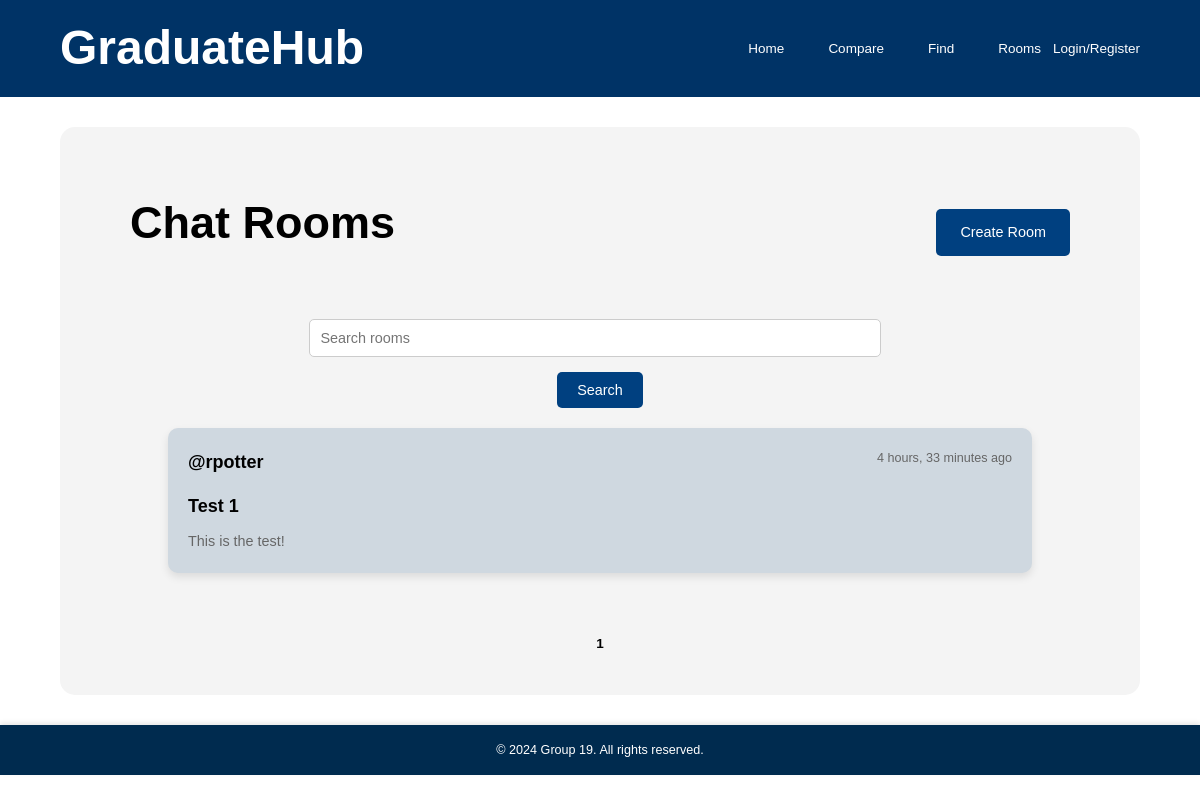
The app's page /rooms/, older data.
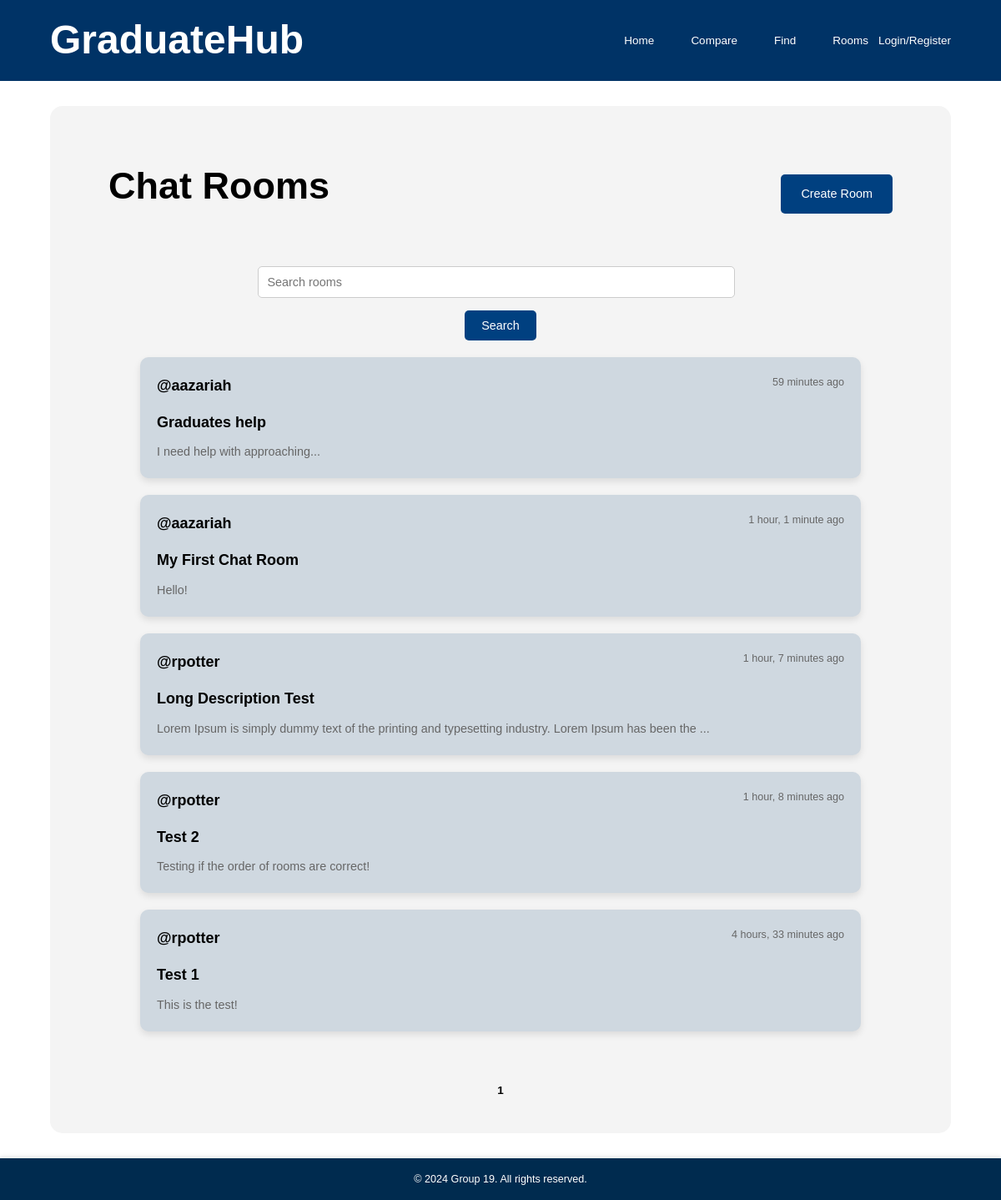
The same page, newer data.
### base/models.py (models this page shows, shortened)
class Room(models.Model):
    name = models.CharField(max_length=255)
    description = models.TextField(blank=True, null=True)
    creator = models.ForeignKey(User, on_delete=models.CASCADE, related_name="rooms_created")
    created_at = models.DateTimeField(auto_now_add=True)

### base/views.py (the view)
# urls.py: path('rooms/', views.room_list, name='room_list'),
def room_list(request):
    query = request.GET.get('q', '')  # Get the search query from GET
    rooms = Room.objects.all()
    if query:
        rooms = rooms.filter(name__icontains=query) | rooms.filter(description__icontains=query)
    rooms = rooms.order_by('-created_at')
    paginator = Paginator(rooms, 5)  # 5 rooms per page
    page = request.GET.get('page')
    rooms_paginated = paginator.get_page(page)
    context = {
        'rooms': rooms_paginated,
        'query': query,
    }
    return render(request, 'base/room_list.html', context)

### base/templates/base/room_list.html (shortened to what this page needs)
{% extends 'main.html' %}
{% block content %}
<div class="room-list-container">
    <div class="room-list-header">
        <h2 class="room-list-title">Chat Rooms</h2>
        <a href="{% url 'create_room' %}" class="btn btn-primary">Create Room</a>
    </div>
    <div class="search-container">
        <form method="GET" action="{% url 'room_list' %}" class="search-form">
            <input type="text" name="q" value="{{ query }}" placeholder="Search rooms">
            <button type="submit" class="btn btn-search">Search</button>
        </form>
    </div>
    <ul class="room-list">
        {% for room in rooms %}
            <li class="room-item">
                <a href="{% url 'chatroom' room.id %}" class="room-link">
                    <div class="room-header">
                        <p class="room-name">@{{ room.creator.username }}</p>
                        <p class="room-time">{{ room.created_at|timesince }} ago</p>
                    </div>
                    <h3 class="room-name">{{ room.name }}</h3>
                    <p class="room-description">
                        {% if room.description|length > 100 %}
                            {{ room.description|slice:":100" }}...
                        {% else %}
                            {{ room.description }}
                        {% endif %}
                    </p>
                </a>
            </li>
        {% endfor %}
    </ul>
    <div class="pagination">
        {% for num in rooms.paginator.page_range %}
            {% if rooms.number == num %}
                <strong class="current-page">{{ num }}</strong>
            {% else %}
                <a href="?page={{ num }}&q={{ query }}" class="pagination-btn">{{ num }}</a>
            {% endif %}
        {% endfor %}
    </div>
</div>
{% endblock content %}

### templates/main.html (shortened to what this page needs)
<!DOCTYPE html>
{% load static %}
<html lang="en">
  <head>
    <link rel="stylesheet" href="{% static 'styles/style.css' %}" />
  </head>
  <body>
    {% include 'navbar.html' %}
    {% block content %}
    {% endblock content %}
    <footer>
      <div class="footer-content">
          <p>&copy; 2024 Group 19. All rights reserved.</p>
      </div>
    </footer>
  </body>
</html>

### templates/navbar.html
<header>
    <div class="container header-container">
        <a href="{% url 'home' %}" class="header__logo">
            <h1>GraduateHub</h1>
        </a>
        <nav>
            <div class="navbar">
                <ul class="navbar-links">
                    <li><a href="{% url 'home' %}">Home</a></li>
                    <li><a href="{% url 'compare' %}">Compare</a></li>
                    <li><a href="{% url 'find' %}">Find</a></li>
                    <li><a href="{% url 'room_list' %}">Rooms</a></li>
                </ul>
                {% if user.is_authenticated %}
                <div class="dropdown">
                    <a href="#" id="profileToggle">{{ user.username }}</a>
                    <div id="profileDropdown" class="dropdown-menu">
                        <a href="{% url 'profile' %}" class="dropdown-item">Profile</a>
                        <a href="{% url 'logout' %}" class="dropdown-item">Logout</a>
                    </div>
                </div>
                {% else %}
                <a href="{% url 'login_register' %}">Login/Register</a>
                {% endif %}
            </div>
        </nav>
    </div>
  </header>

### static/styles/style.css (style rules this page uses)
* { font-family: sans-serif; margin: 0; padding: 0; box-sizing: border-box; text-rendering: optimizeLegibility; }
html { font-size: 56.25%; }
body { min-height: 100vh; line-height: 1.6; font-weight: 400; font-size: 1.5rem; color: black; background-color: white; }
a { display: inline-block; color: white; text-decoration: none; }
.container { max-width: 120rem; width: 90%; margin: auto; }
header { background-color: #003366; padding: 10px 0px; }
.header-container { display: flex; justify-content: space-between; align-items: center; }
.header__logo { text-decoration: none; color: white; font-size: 24px; font-weight: bold; }
.header__logo h1 { margin: 0; }
nav .navbar { display: flex; align-items: center; }
.navbar-links { list-style-type: none; padding: 0; margin: 0; display: flex; gap: 20px; }
.navbar-links li { list-style: none; }
.navbar-links a { text-decoration: none; color: white; font-weight: 500; padding: 8px 12px; transition: color 0.3s ease; }
footer { background-color: #002b4f; color: white; text-align: center; padding: 15px 0; position: relative; bottom: 0; width: 100%; font-size: 1.4rem; box-shadow: 0 -2px 5px rgba(0, 0, 0, 0.1); }
footer .footer-content { max-width: 1200px; margin: 0 auto; }
footer .footer-content p { margin: 0; }
.room-list-container { padding: 40px 5%; text-align: center; background-color: #f4f4f4; border-radius: 15px; margin: 30px auto; max-width: 120rem; width: 100%; display: flex; justify-content: center; align-items: center; flex-direction: column; }
.room-list-container h2 { font-size: 5rem; color: black; margin-bottom: 20px; }
.room-list-title { font-size: 3rem; font-weight: bold; margin-left: 10px; margin-bottom: 30px; }
.btn-primary { padding: 12px 24px; margin-right: 10px; font-size: 1.6rem; color: white; background-color: #004080; border-radius: 5px; transition: background-color 0.3s ease; text-decoration: none; }
.room-list { list-style-type: none; text-align: center; padding: 0; margin: 20px 0; flex-grow: 1; width: 100%; }
.room-list-header { display: flex; justify-content: space-between; align-items: center; margin: 20px 0; width: 100%; }
.room-item { background-color: #cfd8e0; color: black; padding: 20px; margin-bottom: 20px; border-radius: 10px; box-shadow: 0 4px 8px rgba(0, 0, 0, 0.1); max-width: 90%; margin-left: auto; margin-right: auto; display: flex; flex-direction: column; }
.room-header { display: flex; justify-content: space-between; align-items: flex-start; margin-bottom: 15px; }
.room-name { font-size: 2rem; font-weight: bold; color: black; text-decoration: none; transition: color 0.3s ease; text-align: left; }
.room-time { font-size: 1.4rem; color: #666; text-align: right; }
.room-description { font-size: 1.6rem; color: #666; margin-top: 10px; line-height: 1.6; text-align: left; }
.pagination { text-align: center; margin-top: 20px; }
.current-page { font-weight: bold; }
form { display: flex; flex-direction: column; gap: 15px; width: 100%; }
form button { padding: 8px 16px; font-size: 1.4rem; background-color: #004080; color: white; border-radius: 5px; cursor: pointer; transition: background-color 0.3s ease; width: auto; align-self: center; }
.search-container { display: flex; justify-content: center; margin-top: 20px; width: 100%; }
.search-form { display: flex; justify-content: space-between; align-items: center; width: 70%; }
.search-form input { width: 85%; padding: 10px; font-size: 1.6rem; border-radius: 5px; border: 1px solid #ccc; margin-right: 10px; }
.search-form button { padding: 10px 20px; font-size: 1.6rem; color: white; background-color: #004080; border-radius: 5px; cursor: pointer; border: none; white-space: nowrap; }

Row changes from the older to the newer data that the page shows:
added Room: creator.username "aazariah", created_at "59 minutes", name "Graduates help", description "I need help with approaching..."
added Room: creator.username "aazariah", created_at "1 hour, 1 minute", name "My First Chat Room", description "Hello!"
added Room: creator.username "rpotter", created_at "1 hour, 7 minutes", name "Long Description Test", description "Lorem Ipsum is simply dummy text of the printing and typesetting industry. Lorem Ipsum has been the"
added Room: creator.username "rpotter", created_at "1 hour, 8 minutes", name "Test 2", description "Testing if the order of rooms are correct!"
